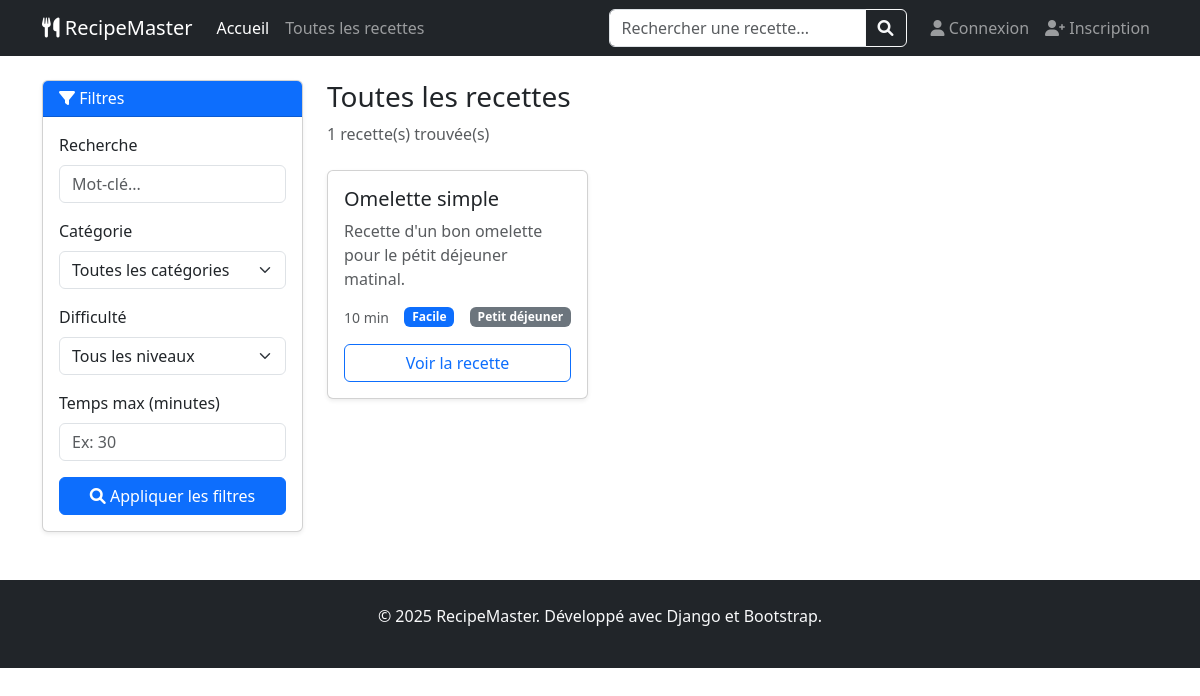
Before: /recherche/ with the older database file.
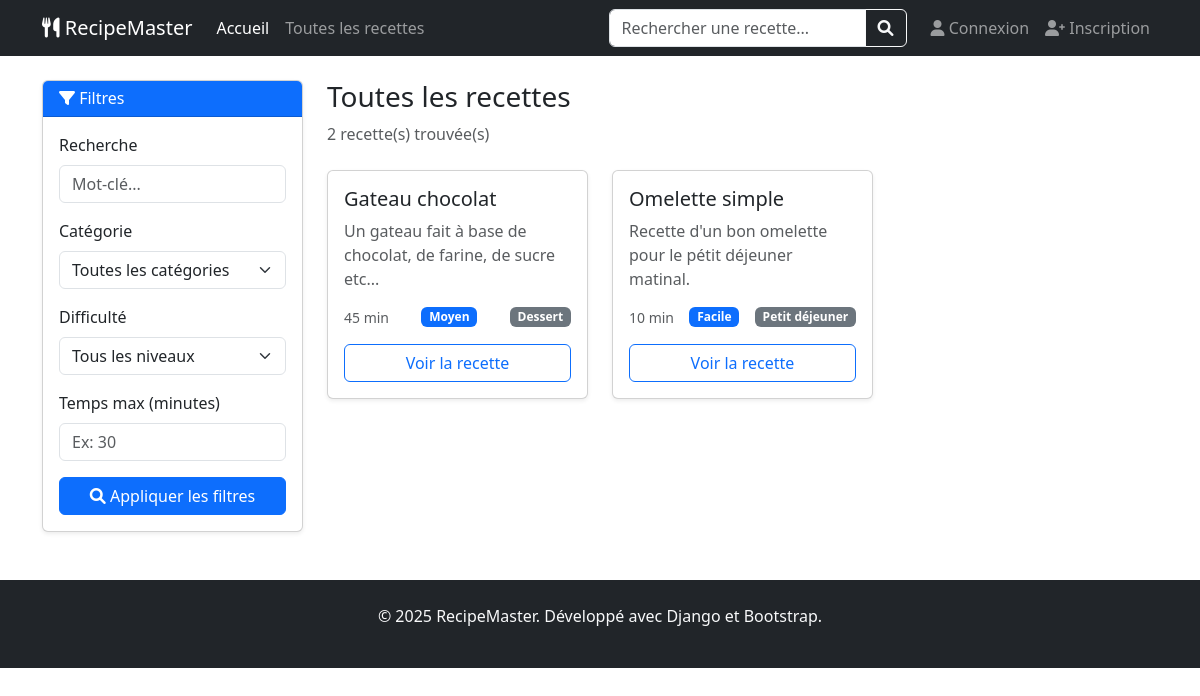
After: the same page with the newer database file.
### recipes/models.py (models this page shows, shortened)
class Recipe(models.Model):
    DIFFICULTE_CHOICES = [
        ('facile', 'Facile'),
        ('moyen', 'Moyen'),
        ('difficile', 'Difficile'),
    ]
    titre = models.CharField(
        max_length=100,
        unique=True,
        verbose_name="Titre de la recette"  # ✅ Correction orthographe
    )
    categorie = models.ForeignKey(
        Category,
        on_delete=models.SET_NULL,  # Si on supprime la catégorie, la recette garde sa catégorie vide
        null=True,
        blank=True,
        related_name='recettes',
        verbose_name='Catégorie'
    )
    description = models.TextField(  # ✅ TextField au lieu de CharField pour texte long
        max_length=1000,
        verbose_name='Description'
    )
    temps_preparation = models.PositiveIntegerField(  # ✅ Temps en minutes
        verbose_name="Temps de préparation (minutes)"
    )
    difficulte = models.CharField(
        max_length=20,
        choices=DIFFICULTE_CHOICES,
        default='moyen',
        verbose_name="Niveau de difficulté"
    )
    date_creation = models.DateTimeField(auto_now_add=True)
    date_modification = models.DateTimeField(auto_now=True)
    class Meta:
        verbose_name = 'Recette'  # ✅ Orthographe
        verbose_name_plural = 'Recettes'
        ordering = ['titre']  # ✅ Ordre par titre

class Category(models.Model):
    nom = models.CharField(
        max_length=50,
        unique=True,
        verbose_name="Nom de la catégorie"
    )
    class Meta:
        verbose_name = 'Catégorie'
        verbose_name_plural = 'Catégories'
        ordering = ['nom']

### recipes/views.py (the view)
# urls.py: path('recherche/', recipe_search, name='recipe_search'),
def recipe_search(request):
    query = request.GET.get('q', '')  # Recherche texte
    categorie_id = request.GET.get('categorie', '')
    difficulte = request.GET.get('difficulte', '')
    temps_max = request.GET.get('temps_max', '')
    recipes = Recipe.objects.all()
    if query:
        recipes = recipes.filter(
            Q(titre__icontains=query) |
            Q(description__icontains=query)
        )
    if categorie_id:
        recipes = recipes.filter(categorie_id=categorie_id)
    if difficulte:
        recipes = recipes.filter(difficulte=difficulte)
    if temps_max:
        recipes = recipes.filter(temps_preparation__lte=temps_max)
    recipes = recipes.order_by('-date_creation')
    paginator = Paginator(recipes, 12)
    page_number = request.GET.get('page')
    page_obj = paginator.get_page(page_number)
    categories = Category.objects.all()
    context = {
        'page_obj': page_obj,
        'query': query,
        'categories': categories,
        'selected_categorie': categorie_id,
        'selected_difficulte': difficulte,
        'selected_temps_max': temps_max,
        'search_performed': any([query, categorie_id, difficulte, temps_max]),
    }
    return render(request, 'recipes/recipe_search.html', context)

### recipes/templates/recipes/recipe_search.html (shortened to what this page needs)
{% extends 'recipes/base.html' %}
{% block content %}
<div class="container mt-4">
    <div class="row">
        <div class="col-lg-3">
            <div class="card shadow-sm">
                <div class="card-header bg-primary text-white">
                    <h6 class="mb-0"><i class="fas fa-filter"></i> Filtres</h6>
                </div>
                <div class="card-body">
                    <form method="GET" action="{% url 'recipe_search' %}">
                        <div class="mb-3">
                            <label for="q" class="form-label">Recherche</label>
                            <input type="text"
                                   name="q"
                                   id="q"
                                   class="form-control"
                                   placeholder="Mot-clé..."
                                   value="{{ query }}">
                        </div>
                        <div class="mb-3">
                            <label for="categorie" class="form-label">Catégorie</label>
                            <select name="categorie" id="categorie" class="form-select">
                                <option value="">Toutes les catégories</option>
                            </select>
                        </div>
                        <div class="mb-3">
                            <label for="difficulte" class="form-label">Difficulté</label>
                            <select name="difficulte" id="difficulte" class="form-select">
                                <option value="">Tous les niveaux</option>
                            </select>
                        </div>
                        <div class="mb-3">
                            <label for="temps_max" class="form-label">Temps max (minutes)</label>
                            <input type="number"
                                   name="temps_max"
                                   id="temps_max"
                                   class="form-control"
                                   placeholder="Ex: 30"
                                   value="{{ selected_temps_max }}">
                        </div>
                        <button type="submit" class="btn btn-primary w-100">
                            <i class="fas fa-search"></i> Appliquer les filtres
                        </button>
                    </form>
                </div>
            </div>
        </div>
        <div class="col-lg-9">
            <div class="d-flex justify-content-between align-items-center mb-4">
                <div>
                    <h1 class="h3">
                        {% if search_performed %}
                        Résultats de la recherche
                        {% else %}
                        Toutes les recettes
                        {% endif %}
                    </h1>
                    <p class="text-muted mb-0">
                        {{ page_obj.paginator.count }} recette(s) trouvée(s)
                    </p>
                </div>
            </div>
            <div class="row g-4">
                {% for recipe in page_obj %}
                <div class="col-md-6 col-lg-4">
                    <div class="card recipe-card shadow-sm h-100">
                        <div class="card-body">
                            <h5 class="card-title">{{ recipe.titre }}</h5>
                            <p class="card-text text-muted">{{ recipe.description|truncatewords:15 }}</p>
                            <div class="d-flex justify-content-between align-items-center mb-3">
                                <small class="text-muted">{{ recipe.temps_preparation }} min</small>
                                <span class="badge bg-primary">{{ recipe.difficulte|title }}</span>
                                {% if recipe.categorie %}
                                <span class="badge bg-secondary">{{ recipe.categorie.nom }}</span>
                                {% endif %}
                            </div>
                            <a href="{% url 'recipe_detail' recipe.id %}" class="btn btn-outline-primary w-100">
                                Voir la recette
                            </a>
                        </div>
                    </div>
                </div>
                {% endfor %}
            </div>
        </div>
    </div>
</div>
{% endblock %}

### recipes/templates/recipes/base.html (shortened to what this page needs)
<!DOCTYPE html>
<html lang="fr">
<head>
    <link href="https://cdn.jsdelivr.net/npm/bootstrap@5.3.0/dist/css/bootstrap.min.css" rel="stylesheet">
    <link rel="stylesheet" href="https://cdnjs.cloudflare.com/ajax/libs/font-awesome/6.0.0/css/all.min.css">
</head>
<body>
    <nav class="navbar navbar-expand-lg navbar-dark bg-dark">
    <div class="container">
        <a class="navbar-brand" href="{% url 'home' %}">
            <i class="fas fa-utensils"></i> RecipeMaster
        </a>
        <div class="collapse navbar-collapse" id="navbarContent">
            <ul class="navbar-nav me-auto">
                <li class="nav-item">
                    <a class="nav-link active" href="{% url 'home' %}">Accueil</a>
                </li>
                <li class="nav-item">
                    <a class="nav-link" href="{% url 'recipe_list' %}">Toutes les recettes</a>
                </li>
            </ul>
            <form class="d-flex me-3 my-2 my-lg-0" action="{% url 'recipe_search' %}" method="GET">
                <div class="input-group">
                    <input type="text"
                           name="q"
                           class="form-control"
                           placeholder="Rechercher une recette..."
                           aria-label="Rechercher"
                           value="{{ request.GET.q }}">
                    <button class="btn btn-outline-light" type="submit">
                        <i class="fas fa-search"></i>
                    </button>
                </div>
            </form>
            <div class="navbar-nav">
                {% if user.is_authenticated %}
                <div class="nav-item dropdown">
                    <a class="nav-link dropdown-toggle" href="#" role="button" data-bs-toggle="dropdown">
                        <i class="fas fa-user"></i> {{ user.username }}
                    </a>
                    <ul class="dropdown-menu">
                        <li><a class="dropdown-item" href="{% url 'profile' %}">Mon profil</a></li>
                        <li><a class="dropdown-item" href="#">Mes recettes</a></li>
                        <li><a class="dropdown-item" href="#">Mes favoris</a></li>
                        <li><hr class="dropdown-divider"></li>
                        <li><a class="dropdown-item" href="{% url 'logout' %}">Déconnexion</a></li>
                    </ul>
                </div>
                {% else %}
                <a class="nav-link" href="{% url 'login' %}"><i class="fas fa-user"></i> Connexion</a>
                <a class="nav-link" href="{% url 'register' %}"><i class="fas fa-user-plus"></i> Inscription</a>
                {% endif %}
            </div>
        </div>
    </div>
    </nav>
    <main>
        {% block content %}
        {% endblock %}
    </main>
    <footer class="bg-dark text-light py-4 mt-5">
        <div class="container text-center">
            <p>&copy; 2025 RecipeMaster. Développé avec Django et Bootstrap.</p>
        </div>
    </footer>
</body>
</html>

### recipes/templates/recipes/base.html (style rules this page uses)
.recipe-card { transition: transform 0.3s ease; height: 100%; }

Changed rows visible on the page:
added Recipe: titre "Gateau chocolat", description "Un gateau fait à base de chocolat, de farine, de sucre etc...", temps_preparation "45", difficulte "Moyen", categorie.nom "Dessert"
Other visible differences:
{{ page_obj.paginator.count }}: "1" → "2"
